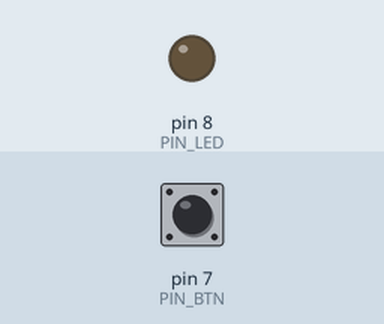
This sketch was run on a simulated Arduino Uno, built with avr-gcc and run on an emulated ATmega328P. Shown: output pins drawn as LEDs (lit = HIGH). The inputs (shaded band) are chosen by the test bench; at power-on: pin 7 (PIN_BTN) HIGH. Random numbers use the default seed unless the sketch sets one.

Above: at 0.1 s.
At 0.9 s:
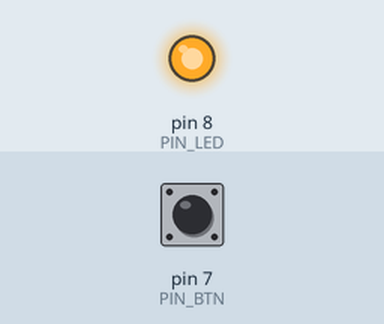
Timing chart, 0 to 2.4 s (numbered marks = the images above):
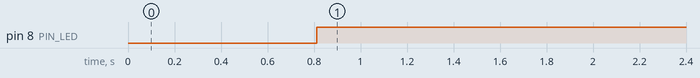

Measured:
- by itself, pin 8 (PIN_LED): LOW → HIGH at 0.81 s

The sketch:

reaction_time.ino
```cpp
#include <ezButton.h>

const int PIN_LED = 8;
const int PIN_BTN = 7;

const int DEBOUNCE = 50;

ezButton button(PIN_BTN);
int ledState = 0;

int myDelay = 0;
unsigned long sinceDelay = 0;
unsigned long now = 0;

void setup() {
  button.setDebounceTime(DEBOUNCE);
  pinMode(PIN_LED, OUTPUT);
}

void loop() {
  button.loop();

  now = millis();
  if (myDelay == 0) {
    myDelay = random(500, 2000);
    sinceDelay = now;
  }

  if (ledState == 0 && now - sinceDelay > myDelay) {
    ledState = 1;
    digitalWrite(PIN_LED,  HIGH);
  }

  if(button.isPressed()) {
    ledState = 0;
    myDelay = 0;
    digitalWrite(PIN_LED, LOW);
  }

  delay(10);
}
```
